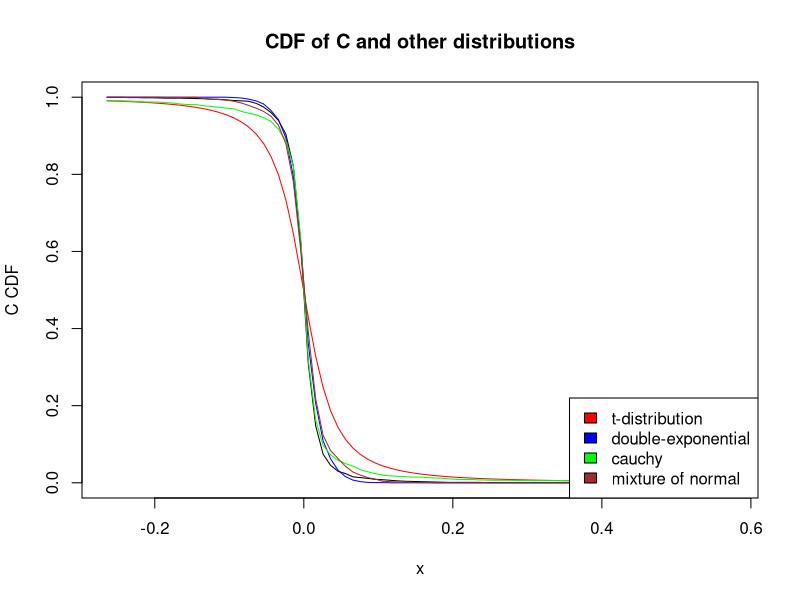

This chart was generated by the following R code: (Note: this script raises an error after producing the figure.)
rm(list = ls())
library(MASS)

ddoublex = function(x, mu = 0, lambda = 1) {
	a = abs(x - mu)
	return (dexp(a, lambda)/2)
}

dmixnorm = function(x, p = 0.5, mu1 = 0, mu2 = 0, sig1 = 1, sig2 = 100) {
	return (p*dnorm(x, mu1, sig1) + (1-p)*dnorm(x, mu2, sig2))
}

rdoublex = function(n, mu = 0, lambda = 1) {
	D = rexp(n, lambda)
	temp = runif(n)
	D[temp > 0.5] = -D[temp > 0.5]
	D = D + mu
	return(D)
}

rmixnorm = function(n, p = 0.5, mu1 = 0, mu2 = 0, sig1 = 1, sig2 = 100) {
	n1 = as.integer(n*p)
	D1 = rnorm(n1, mu1, sig1)
	D2 = rnorm(n - n1, mu2, sig2)
	D = c(D1, D2)
	return(D)
}

d = read.table("d-csp0108.txt", header=TRUE)

names = c('C', 'SP')
cols = c('red', 'blue', 'green', 'brown')
dists = c('t-distribution', 'double-exponential', 'cauchy', 'mixture of normal')

for (k in 2:3) {
	x = seq(min(d[,k]), max(d[,k]), 0.01)
	mu_d = mean(d[,k])
	sd_d = sd(d[,k])
	cdf_d = ecdf(d[,k])

	plot(x, 1- cdf_d(x), main = sprintf("CDF of %s and other distributions", names[k-1]), 
		xlab = "x", ylab = sprintf("%s CDF", names[k-1]), col = 'black', type = 'l')	
	
	# t-dist	
	param = fitdistr(d[,k], "t", start = list(m = mu_d, s = sd_d, df=3))#, lower=c(-1, 0.001,1))
	param = param$estimate
	lines(x, 1-pt((x-mu_d)/sd_d, df=param[3]) , col = cols[1])

	param = fitdistr(d[,k], ddoublex, start = list(mu = 0, lambda = 1))
	param = param$estimate
	cdf_base = ecdf(rdoublex(length(d[,k]), mu = param[1], lambda = param[2]))
	lines(x, 1-cdf_base(x) , col = cols[2])

	param = fitdistr(d[,k], "cauchy", start = list(location = 0, scale = 1))
	param = param$estimate
	cdf_base = ecdf(rcauchy(length(d[,k]), location = param[1], scale = param[2]))
	lines(x, 1-cdf_base(x) , col = cols[3])

	sd1 = sd_d/2
	pp = 0.7
	param = c(pp, mu_d, mu_d, sd1, ( (sd_d^2 - pp*sd1^2) / (1-pp) )^0.5)
	cdf_base = ecdf(rmixnorm(length(d[,k]), p = param[1], mu1 = param[2], mu2 = param[3], sig1 = param[4], sig2 = param[5]))
	lines(x, 1-cdf_base(x) , col = cols[4])

	legend("bottomright", legend = dists, fill = cols)
	dev.copy(png, sprintf("plots/plotd%d.png", k-1))
	dev.off ()
}